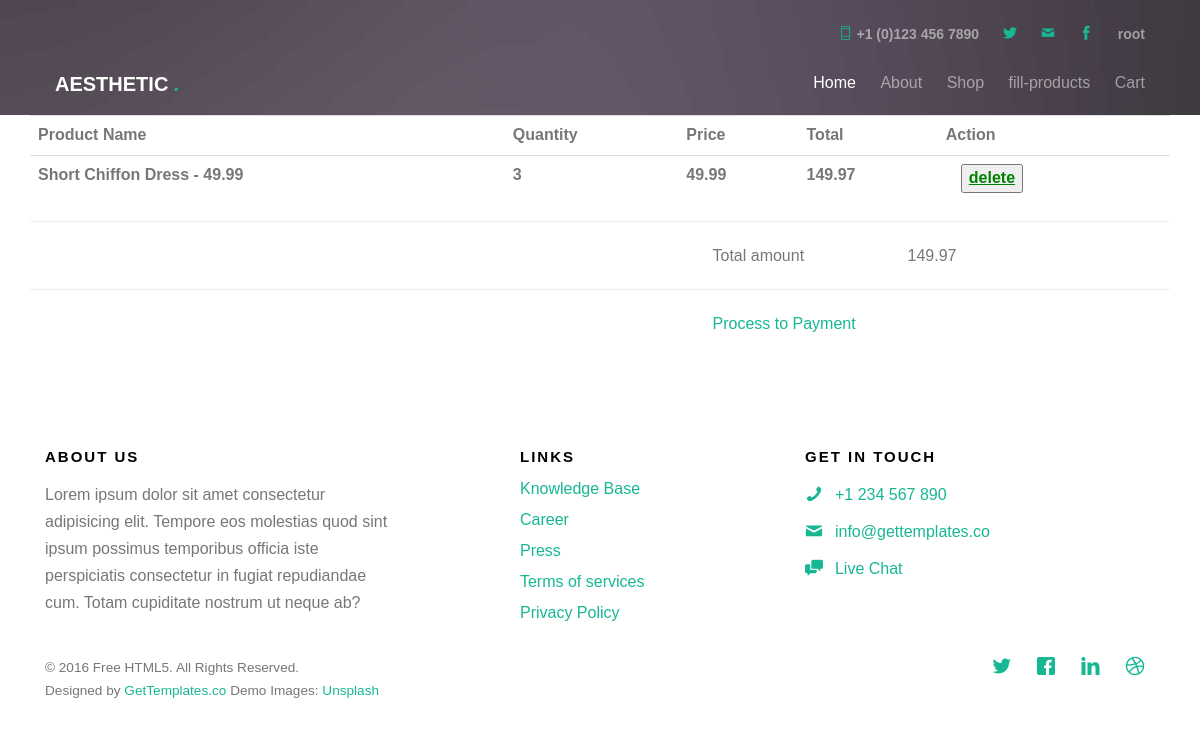
Page /shop/cart_view/ (signed in) on the committed database.
### shop/models.py (models this page shows, shortened)
class OrderItem(models.Model):
  order = models.ForeignKey(Order, on_delete=models.CASCADE)
  product = models.ForeignKey(Product, on_delete=models.PROTECT)
  quantity = models.PositiveIntegerField(default=1)
  price = models.DecimalField(max_digits=20, decimal_places=2)
  discount = models.DecimalField(max_digits=20, decimal_places=2, default=0)
  class Meta:
    ordering = ['pk']
  @property
  def amount(self):
    return self.quantity * (self.price -self.discount)

class Product(models.Model):
  name = models.CharField(max_length=255, verbose_name='Наименование продукта')
  code = models.CharField(max_length=255, verbose_name='Код продукта')
  price = models.DecimalField(max_digits=20, decimal_places=2)
  unit = models.CharField(max_length=255, blank=True, null=True)
  image_url = models.URLField(blank=True, null=True)
  note = models.TextField(blank=True, null=True)
  class Meta:
    ordering = ['pk']
  def __str__(self):
    return f'{self.name} - {self.price}'

class Order(models.Model):
  STATUS_CART = '1_cart'
  STATUS_WAITING_FOR_PAYMENT = '2_waiting_for_payment'
  STATUS_PAID = '3_paid'
  STATUS_CHOICES = [
    (STATUS_CART, 'cart'),
    (STATUS_WAITING_FOR_PAYMENT, 'waiting_for_payment'),
    (STATUS_PAID, 'paid')
  ]
  user = models.ForeignKey(User, on_delete=models.CASCADE)
  status = models.CharField(max_length=32, choices=STATUS_CHOICES, default=STATUS_CART)
  amount = models.DecimalField(max_digits=20, decimal_places=2, blank=True, null=True)
  creation_time = models.DateTimeField(auto_now_add=True)
  payment = models.ForeignKey(Payment, on_delete=models.PROTECT, blank=True, null=True)
  comment = models.TextField(blank=True, null=True)
  class Meta:
    ordering = ['pk']
  @staticmethod
  def get_cart(user: User):
    cart = Order.objects.filter(user=user,
                                status=Order.STATUS_CART
                                ).first()
    if cart and (timezone.now() - cart.creation_time).days > 7:
      cart.delete()
      cart = None
    if not cart:
      cart = Order.objects.create(user=user,
                                status=Order.STATUS_CART,
                                amount=0)
    return cart

### shop/views.py (the view)
# urls.py: path('cart_view/', views.cart_view, name='cart_view'),
@login_required(login_url=reverse_lazy('login'))
def cart_view(request):
    cart = Order.get_cart(request.user)
    items = cart.orderitem_set.all()
    context = {
        'cart': cart,
        'items': items,
    }
    return render(request, 'shop/cart.html', context)

### templates/shop/cart.html (shortened to what this page needs)
{% extends 'base-page.html' %}
{% load static %}
{% block container %}
{% for item in items %}
    <table class="table">
        <tr>
            <th>Product Name</th>
            <th>Quantity</th>
            <th>Price</th>
            <th>Total</th>
            <th>Action</th>
        </tr>
        <tr>
            <th>{{ item.product }}</th>
            <th>{{ item.quantity }}</th>
            <th>{{ item.price }}</th>
            <th>{{ item.amount }}</th>
            <th>
                <div class="col-12 col-md-1 item">
                    <form method="post" action="{% url 'cart_delete_item' item.pk %}">
                        <button type="submit" style="color: green"><u>delete</u></button>
                    </form>
                </div>
            </th>
        </tr>
    </table>
{% endfor %}
<hr class="hr"/>
<div class="row" >
    <div class="col-12 col-md-7 item"></div>
    <div class="col-12 col-md-2 item">Total amount</div>
    <div class="col-12 col-md-2 item">{{ cart.amount }}</div>
</div>
<hr class="hr"/>
<div class="row" >
    <div class="col-12 col-md-7 item"></div>
    <div class="col-12 col-md-2 item">
        <a class="contactus-bar-btn f_right" href="{% url 'make_order' %}">
            Process to Payment
        </a>
    </div>
</div>
{% endblock container %}

### templates/base-page.html (shortened to what this page needs)
{% load static %}
<!DOCTYPE HTML>
<html>
	<head>
	<link rel="stylesheet" href="{% static '/css/animate.css' %}">
	<link rel="stylesheet" href="{% static '/css/icomoon.css' %}">
	<link rel="stylesheet" href="{% static 'css/themify-icons.css' %}">
	<link rel="stylesheet" href="{% static 'css/bootstrap.css' %}">
	<link rel="stylesheet" href="{% static 'css/magnific-popup.css' %}">
	<link rel="stylesheet" href="{% static 'css/owl.carousel.min.css' %}">
	<link rel="stylesheet" href="{% static 'css/owl.theme.default.min.css' %}">
	<link rel="stylesheet" href="{% static 'css/style.css' %}">
	<link rel="stylesheet" href="{% static 'css/shop.css' %}">
	</head>
	<body>
	<div id="page">
	<nav class="gtco-nav" role="navigation">
		<div class="gtco-container">
			<div class="row">
				<div class="col-md-12 text-right gtco-contact">
					<ul class="">
						<li><a href="#"><i class="ti-mobile"></i> +1 (0)123 456 7890 </a></li>
						<li><a href="http://twitter.com/gettemplatesco"><i class="ti-twitter-alt"></i> </a></li>
						<li><a href="#"><i class="icon-mail2"></i></a></li>
						<li><a href="#"><i class="ti-facebook"></i></a></li>
						<li class="has-dropdown">
							<a href="#">
              {% if user.is_authenticated %}
                {{user.username}}
              {% else %}
                Log in/Register
              {% endif %}
              </a>
						</li>
					</ul>
				</div>
			</div>
			<div class="row">
				<div class="col-sm-4 col-xs-12">
					<div id="gtco-logo"><a href="index.html">Aesthetic <em>.</em></a></div>
				</div>
				<div class="col-xs-8 text-right menu-1">
					<ul>
						<li class="active"><a href="{% url 'index' %}">Home</a></li>
						<li><a href="{% url 'about' %}">About</a></li>
						<li><a href="{% url 'shop' %}">Shop</a></li>
						{% if user.is_staff  %}
							<li><a href="{% url 'fill_database' %}">fill-products</a></li>
						{% endif %}
						<li><a href="{% url 'cart_view' %}">Cart</a></li>
					</ul>
				</div>
			</div>
		</div>
	</nav>
	<header id="gtco-header" class="gtco-cover" role="banner" style="background-image: url({% static '/images/img_bg_1.jpg' %}); ">
	</header>
	<div class="container">
	  {% block container %}
	  {% endblock container %}
	</div>
	<footer id="gtco-footer" role="contentinfo">
		<div class="gtco-container">
			<div class="row row-p	b-md">
				<div class="col-md-4">
					<div class="gtco-widget">
						<h3>About Us</h3>
						<p>Lorem ipsum dolor sit amet consectetur adipisicing elit. Tempore eos molestias quod sint ipsum possimus temporibus officia iste perspiciatis consectetur in fugiat repudiandae cum. Totam cupiditate nostrum ut neque ab?</p>
					</div>
				</div>
				<div class="col-md-4 col-md-push-1">
					<div class="gtco-widget">
						<h3>Links</h3>
						<ul class="gtco-footer-links">
							<li><a href="#">Knowledge Base</a></li>
							<li><a href="#">Career</a></li>
							<li><a href="#">Press</a></li>
							<li><a href="#">Terms of services</a></li>
							<li><a href="#">Privacy Policy</a></li>
						</ul>
					</div>
				</div>
				<div class="col-md-4">
					<div class="gtco-widget">
						<h3>Get In Touch</h3>
						<ul class="gtco-quick-contact">
							<li><a href="#"><i class="icon-phone"></i> +1 234 567 890</a></li>
							<li><a href="#"><i class="icon-mail2"></i> info@gettemplates.co</a></li>
							<li><a href="#"><i class="icon-chat"></i> Live Chat</a></li>
						</ul>
					</div>
				</div>
			</div>
			<div class="row copyright">
				<div class="col-md-12">
					<p class="pull-left">
						<small class="block">&copy; 2016 Free HTML5. All Rights Reserved.</small>
						<small class="block">Designed by <a href="http://gettemplates.co/" target="_blank">GetTemplates.co</a> Demo Images: <a href="http://unsplash.co/" target="_blank">Unsplash</a></small>
					</p>
					<p class="pull-right">
						<ul class="gtco-social-icons pull-right">
							<li><a href="#"><i class="icon-twitter"></i></a></li>
							<li><a href="#"><i class="icon-facebook"></i></a></li>
							<li><a href="#"><i class="icon-linkedin"></i></a></li>
							<li><a href="#"><i class="icon-dribbble"></i></a></li>
						</ul>
					</p>
				</div>
			</div>
		</div>
	</footer>
	</div>
	</body>
</html>

### static/css/icomoon.css (style rules this page uses)
[class^="icon-"], [class*=" icon-"] { font-family: 'icomoon' !important; speak: none; font-style: normal; font-weight: normal; font-variant: normal; text-transform: none; line-height: 1; -webkit-font-smoothing: antialiased; -moz-osx-font-smoothing: grayscale; }
.icon-chat:before { content: "\e97c"; }
.icon-mail2:before { content: "\e9da"; }
.icon-phone:before { content: "\e9f4"; }
.icon-dribbble:before { content: "\ea65"; }
.icon-facebook:before { content: "\ea67"; }
.icon-linkedin:before { content: "\ea73"; }
.icon-twitter:before { content: "\ea7c"; }

### static/css/style.css (style rules this page uses)
body { font-family: "Droid Sans", Arial, sans-serif; font-weight: 400; font-size: 16px; line-height: 1.7; color: #777; background: #fff; }
#page { position: relative; overflow-x: hidden; width: 100%; height: 100%; -webkit-transition: 0.5s; -o-transition: 0.5s; transition: 0.5s; }
a { color: #17B794; -webkit-transition: 0.5s; -o-transition: 0.5s; transition: 0.5s; }
p { margin-bottom: 20px; }
h1, h2, h3, h4, h5, h6, figure { color: #000; font-family: "Droid Sans", Arial, sans-serif; font-weight: 400; margin: 0 0 20px 0; }
.gtco-container { max-width: 1140px; position: relative; margin: 0 auto; padding-left: 15px; padding-right: 15px; }
.gtco-nav { position: absolute; top: 0; margin: 0; padding: 0; width: 100%; padding: 20px 0; z-index: 1001; margin-bottom: 20px; }
.gtco-nav #gtco-logo { font-size: 20px; margin: 0; padding: 0; text-transform: uppercase; font-weight: bold; }
.gtco-nav #gtco-logo em { color: #17B794; }
.gtco-nav a { padding: 5px 10px; color: #fff; }
.gtco-nav ul { padding: 0; margin: 2px 0 0 0; }
.gtco-nav ul li { padding: 0; margin: 0; list-style: none; display: inline; }
.gtco-nav ul li a { font-size: 16px; padding: 30px 10px; color: rgba(255, 255, 255, 0.5); -webkit-transition: 0.5s; -o-transition: 0.5s; transition: 0.5s; }
.gtco-nav ul li.has-dropdown { position: relative; }
.gtco-nav ul li.active > a { color: #fff !important; }
#gtco-header, #gtco-counter, .gtco-bg { background-size: cover; background-position: top center; background-repeat: no-repeat; position: relative; }
.gtco-cover { height: 115px; background-size: cover; background-position: center center; background-repeat: no-repeat; position: relative; float: left; width: 100%; }
.gtco-social-icons { margin: 0; padding: 0; }
.gtco-social-icons li { margin: 0; padding: 0; list-style: none; display: -moz-inline-stack; display: inline-block; zoom: 1; *display: inline; }
.gtco-social-icons li a { display: -moz-inline-stack; display: inline-block; zoom: 1; *display: inline; color: #17B794; padding-left: 10px; padding-right: 10px; }
.gtco-social-icons li a i { font-size: 20px; }
#gtco-features, #gtco-features-2, #gtco-products, #gtco-services, #gtco-subscribe, #gtco-footer, .gtco-section { padding: 7em 0; clear: both; position: relative; }
#gtco-footer .gtco-footer-links { padding: 0; margin: 0 0 20px 0; float: left; width: 100%; }
#gtco-footer .gtco-footer-links li { padding: 0; margin: 0 0 15px 0; list-style: none; line-height: 1; }
#gtco-footer .gtco-footer-links li a { text-decoration: none; }
#gtco-footer .gtco-widget { margin-bottom: 30px; }
#gtco-footer .gtco-widget h3 { margin-bottom: 15px; font-weight: bold; font-size: 15px; letter-spacing: 2px; text-transform: uppercase; }
#gtco-footer .gtco-widget .gtco-quick-contact { padding: 0; margin: 0; }
#gtco-footer .gtco-widget .gtco-quick-contact li { padding: 0; margin: 0 0 10px 0; list-style: none; }
#gtco-footer .gtco-widget .gtco-quick-contact li i { width: 30px; float: left; font-size: 18px; position: relative; margin-top: 4px; display: -moz-inline-stack; display: inline-block; zoom: 1; *display: inline; }
#gtco-footer .copyright .block { display: block; }
#gtco-offcanvas a { color: rgba(255, 255, 255, 0.5); }
#gtco-offcanvas ul { padding: 0; margin: 0; }
#gtco-offcanvas ul li { padding: 0; margin: 0; list-style: none; }
.gtco-nav .gtco-contact ul { padding: 0; margin: 0 0 20px 0; }
.gtco-nav .gtco-contact ul li { padding: 0; margin: 0; }
.gtco-nav .gtco-contact ul li a { font-size: 14px; font-weight: bold !important; margin-left: 0px; }
.gtco-nav .gtco-contact ul li a i { color: #17B794; }

### rows in the picture
OrderItem: product "Short Chiffon Dress - 49.99", quantity "3", price "49.99", amount "149.97"
Order: amount "149.97"

### other values in the picture
{{ user.username }} "root"
